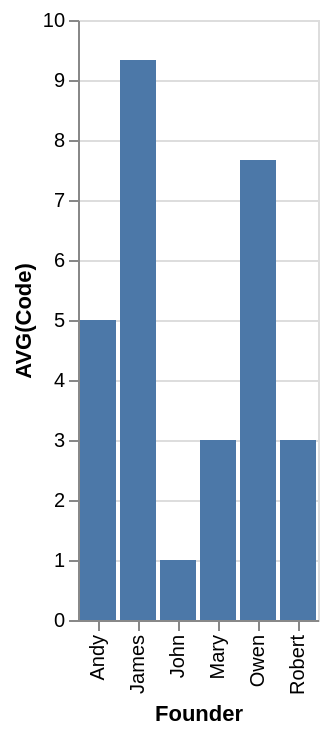

Source (Vega-Lite JSON):
### Vega-Lite specification from a JSON file in a GitHub repository (floating-point values rounded to 4 significant figures)
{"data": {"values": [{"x_data": "Andy", "y_data": 5}, {"x_data": "James", "y_data": 9.333}, {"x_data": "John", "y_data": 1}, {"x_data": "Mary", "y_data": 3}, {"x_data": "Owen", "y_data": 7.667}, {"x_data": "Robert", "y_data": 3}]}, "mark": "bar", "encoding": {"x": {"field": "x_data", "type": "nominal", "title": "Founder", "sort": "ascending"}, "y": {"field": "y_data", "type": "quantitative", "title": "AVG(Code)"}}}
